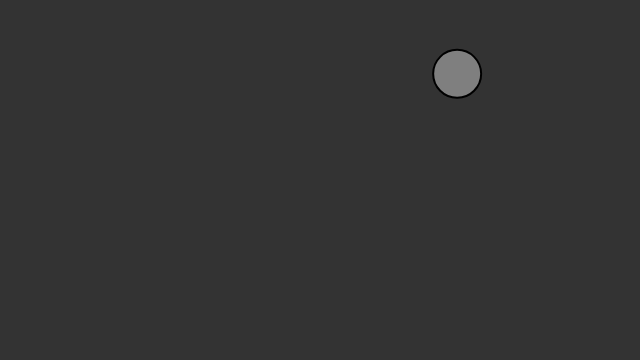
Frame 1 (no input)
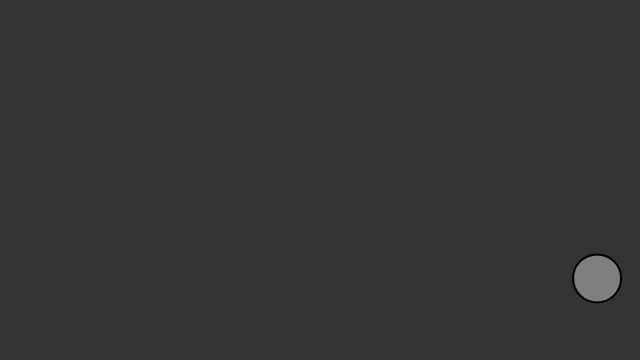
Frame 60 (no input)
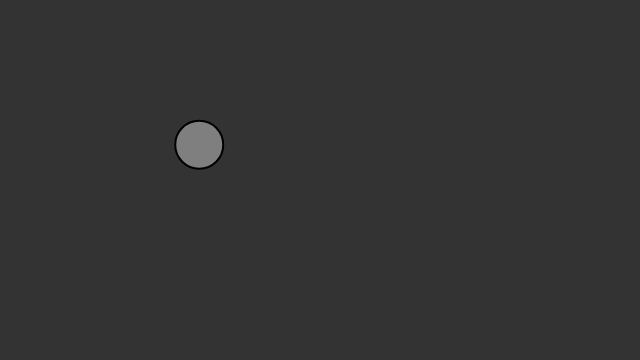
Frame 120 (the mouse pressed at the canvas centre since frame 60)

The p5.js sketch that drew these frames (run headless with seeded random() and noise() and a simulated clock; from frame 60 on, the mouse is pressed at the canvas centre):

// p5.js sketch
// ── sketch.js
// This was coded while reading:
// "The Nature of Code" by Daniel Shiffman
// http://natureofcode.com/

var mover;

function setup() {
  createCanvas(640,360);
  mover = new Mover(); 
}

function draw() {
  background(51);
  
  mover.update();
  mover.checkEdges();
  mover.display(); 
}
// ── mover.js
// This was coded while reading:
// "The Nature of Code" by Daniel Shiffman
// http://natureofcode.com/

var Mover = function() {
  
  this.position = createVector(random(width), random(height));
  this.velocity = createVector();  
  this.accelaration = createVector();
  this.topspeed = 6;

  this.update = function() {
    // random2D() p5.js ??
    var angle = random(TWO_PI);
    this.acceleration = createVector(cos(angle),sin(angle));
    this.acceleration.mult(random(2));

    this.velocity.add(this.acceleration);
    this.velocity.limit(this.topspeed);
    this.position.add(this.velocity);
  };

  this.display = function() {
    stroke(0);
    strokeWeight(2);
    fill(127,127,127);
    ellipse(this.position.x, this.position.y, 48, 48);
  };

  this.checkEdges = function() {

    if (this.position.x > width) {
      this.position.x = 0;
    } 
    else if (this.position.x < 0) {
      this.position.x = width;
    }

    if (this.position.y > height) {
      this.position.y = 0;
    } 
    else if (this.position.y < 0) {
      this.position.y = height;
    }
  };
};
